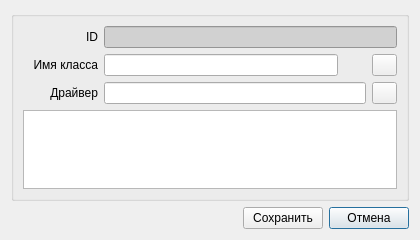
<?xml version="1.0" encoding="UTF-8"?>
<ui version="4.0">
 <class>SvClassDialog</class>
 <widget class="QDialog" name="SvClassDialog">
  <property name="geometry">
   <rect>
    <x>0</x>
    <y>0</y>
    <width>420</width>
    <height>240</height>
   </rect>
  </property>
  <property name="windowTitle">
   <string>Device class - </string>
  </property>
  <layout class="QVBoxLayout" name="verticalLayout_2">
   <item>
    <widget class="QGroupBox" name="groupBox">
     <property name="sizePolicy">
      <sizepolicy hsizetype="Preferred" vsizetype="Expanding">
       <horstretch>0</horstretch>
       <verstretch>0</verstretch>
      </sizepolicy>
     </property>
     <property name="title">
      <string/>
     </property>
     <layout class="QVBoxLayout" name="verticalLayout">
      <item>
       <layout class="QHBoxLayout" name="layoutID">
        <item>
         <widget class="QLabel" name="lblID">
          <property name="sizePolicy">
           <sizepolicy hsizetype="Fixed" vsizetype="Preferred">
            <horstretch>0</horstretch>
            <verstretch>0</verstretch>
           </sizepolicy>
          </property>
          <property name="minimumSize">
           <size>
            <width>75</width>
            <height>0</height>
           </size>
          </property>
          <property name="maximumSize">
           <size>
            <width>75</width>
            <height>16777215</height>
           </size>
          </property>
          <property name="text">
           <string>ID</string>
          </property>
          <property name="alignment">
           <set>Qt::AlignRight|Qt::AlignTrailing|Qt::AlignVCenter</set>
          </property>
         </widget>
        </item>
        <item>
         <widget class="QLineEdit" name="editID">
          <property name="styleSheet">
           <string notr="true">background-color: rgb(209, 209, 209);</string>
          </property>
          <property name="readOnly">
           <bool>true</bool>
          </property>
         </widget>
        </item>
       </layout>
      </item>
      <item>
       <layout class="QHBoxLayout" name="horizontalLayout">
        <item>
         <widget class="QLabel" name="lblClassName">
          <property name="sizePolicy">
           <sizepolicy hsizetype="Fixed" vsizetype="Preferred">
            <horstretch>0</horstretch>
            <verstretch>0</verstretch>
           </sizepolicy>
          </property>
          <property name="minimumSize">
           <size>
            <width>75</width>
            <height>0</height>
           </size>
          </property>
          <property name="maximumSize">
           <size>
            <width>75</width>
            <height>16777215</height>
           </size>
          </property>
          <property name="text">
           <string>Имя класса</string>
          </property>
          <property name="alignment">
           <set>Qt::AlignRight|Qt::AlignTrailing|Qt::AlignVCenter</set>
          </property>
         </widget>
        </item>
        <item>
         <widget class="QLineEdit" name="editClassName"/>
        </item>
        <item>
         <widget class="QLabel" name="lblIconPreview">
          <property name="minimumSize">
           <size>
            <width>22</width>
            <height>20</height>
           </size>
          </property>
          <property name="maximumSize">
           <size>
            <width>22</width>
            <height>20</height>
           </size>
          </property>
          <property name="frameShape">
           <enum>QFrame::NoFrame</enum>
          </property>
          <property name="frameShadow">
           <enum>QFrame::Plain</enum>
          </property>
          <property name="text">
           <string/>
          </property>
         </widget>
        </item>
        <item>
         <widget class="QPushButton" name="bnIconPath">
          <property name="sizePolicy">
           <sizepolicy hsizetype="Fixed" vsizetype="Fixed">
            <horstretch>0</horstretch>
            <verstretch>0</verstretch>
           </sizepolicy>
          </property>
          <property name="minimumSize">
           <size>
            <width>25</width>
            <height>0</height>
           </size>
          </property>
          <property name="maximumSize">
           <size>
            <width>25</width>
            <height>16777215</height>
           </size>
          </property>
          <property name="text">
           <string/>
          </property>
          <property name="icon">
           <iconset resource="../res.qrc">
            <normaloff>:/device_class/icons/cologne-icons/ico/illustration.ico</normaloff>:/device_class/icons/cologne-icons/ico/illustration.ico</iconset>
          </property>
         </widget>
        </item>
       </layout>
      </item>
      <item>
       <layout class="QHBoxLayout" name="layoutLibPath">
        <item>
         <widget class="QLabel" name="lblLibPath">
          <property name="sizePolicy">
           <sizepolicy hsizetype="Fixed" vsizetype="Preferred">
            <horstretch>0</horstretch>
            <verstretch>0</verstretch>
           </sizepolicy>
          </property>
          <property name="minimumSize">
           <size>
            <width>75</width>
            <height>0</height>
           </size>
          </property>
          <property name="maximumSize">
           <size>
            <width>75</width>
            <height>16777215</height>
           </size>
          </property>
          <property name="text">
           <string>Драйвер</string>
          </property>
          <property name="alignment">
           <set>Qt::AlignRight|Qt::AlignTrailing|Qt::AlignVCenter</set>
          </property>
         </widget>
        </item>
        <item>
         <widget class="QLineEdit" name="editLibPath"/>
        </item>
        <item>
         <widget class="QPushButton" name="bnLibPath">
          <property name="sizePolicy">
           <sizepolicy hsizetype="Fixed" vsizetype="Fixed">
            <horstretch>0</horstretch>
            <verstretch>0</verstretch>
           </sizepolicy>
          </property>
          <property name="minimumSize">
           <size>
            <width>25</width>
            <height>0</height>
           </size>
          </property>
          <property name="maximumSize">
           <size>
            <width>25</width>
            <height>16777215</height>
           </size>
          </property>
          <property name="text">
           <string/>
          </property>
          <property name="icon">
           <iconset resource="../res.qrc">
            <normaloff>:/device_class/icons/cologne-icons/ico/folder.ico</normaloff>:/device_class/icons/cologne-icons/ico/folder.ico</iconset>
          </property>
         </widget>
        </item>
       </layout>
      </item>
      <item>
       <widget class="QTextEdit" name="textDescription"/>
      </item>
     </layout>
    </widget>
   </item>
   <item>
    <layout class="QHBoxLayout" name="layoutButtons">
     <item>
      <spacer name="spacer3">
       <property name="orientation">
        <enum>Qt::Horizontal</enum>
       </property>
       <property name="sizeHint" stdset="0">
        <size>
         <width>40</width>
         <height>20</height>
        </size>
       </property>
      </spacer>
     </item>
     <item>
      <widget class="QPushButton" name="bnSave">
       <property name="sizePolicy">
        <sizepolicy hsizetype="Fixed" vsizetype="Fixed">
         <horstretch>0</horstretch>
         <verstretch>0</verstretch>
        </sizepolicy>
       </property>
       <property name="maximumSize">
        <size>
         <width>80</width>
         <height>16777215</height>
        </size>
       </property>
       <property name="text">
        <string>Сохранить</string>
       </property>
       <property name="default">
        <bool>false</bool>
       </property>
      </widget>
     </item>
     <item>
      <widget class="QPushButton" name="bnCancel">
       <property name="sizePolicy">
        <sizepolicy hsizetype="Fixed" vsizetype="Fixed">
         <horstretch>0</horstretch>
         <verstretch>0</verstretch>
        </sizepolicy>
       </property>
       <property name="maximumSize">
        <size>
         <width>80</width>
         <height>16777215</height>
        </size>
       </property>
       <property name="text">
        <string>Отмена</string>
       </property>
       <property name="default">
        <bool>true</bool>
       </property>
      </widget>
     </item>
    </layout>
   </item>
  </layout>
 </widget>
 <tabstops>
  <tabstop>editClassName</tabstop>
  <tabstop>bnIconPath</tabstop>
  <tabstop>editLibPath</tabstop>
  <tabstop>bnLibPath</tabstop>
  <tabstop>bnSave</tabstop>
  <tabstop>bnCancel</tabstop>
  <tabstop>editID</tabstop>
 </tabstops>
 <resources>
  <include location="../res.qrc"/>
  <include location="../res.qrc"/>
 </resources>
 <connections/>
</ui>
